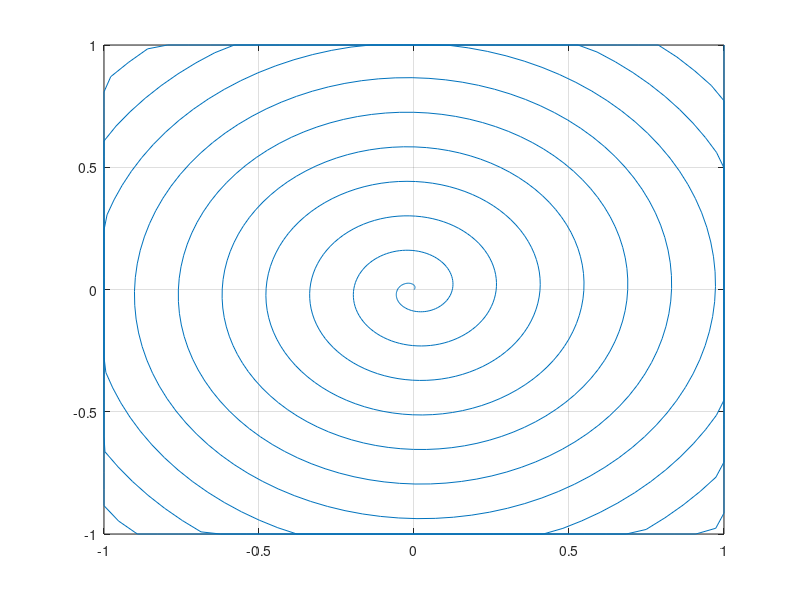
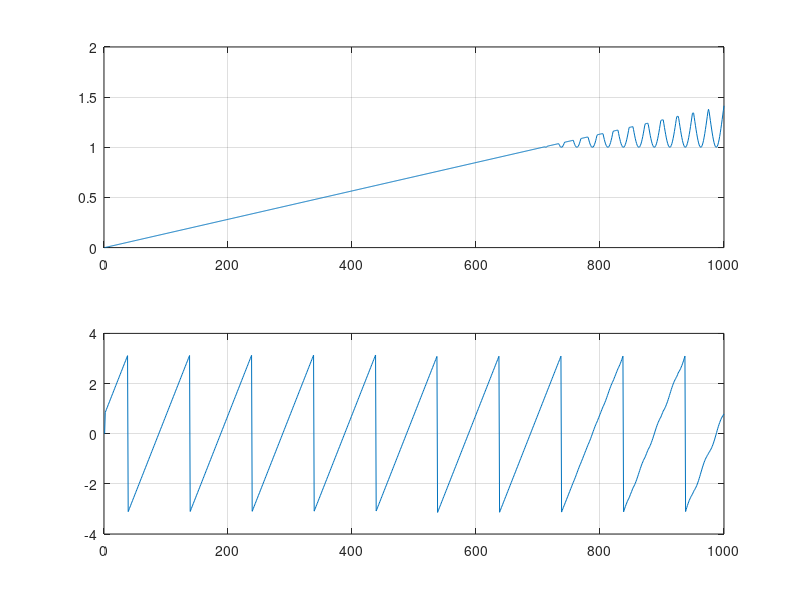

Reproduce these figures in MATLAB, in order.
function test_complex_polar_reference()

    % Make a box flattened spriral of (re,im) values to exercise the
    % Q1.31 complex numbers range
    q31_scale = 2^31;
    num_points = 1000;
    magnitude0 = linspace(0, sqrt(2), num_points);
    angle0 = pi/4 + linspace(0, 10*2*pi, num_points);
    re = max(min(magnitude0 .* cos(angle0), 1), -1);
    im = max(min(magnitude0 .* sin(angle0), 1), -1);
    ref_re = int32(re * q31_scale);
    ref_im = int32(im * q31_scale);
    re = double(ref_re)/q31_scale;
    im =  double(ref_im)/q31_scale;
    figure(1)
    plot(re, im)
    grid on

    % In polar format magnitude is Q2.30 and angle Q3.29
    q29_scale = 2^29;
    q30_scale = 2^30;
    magnitude = sqrt(re.^2 + im.^2);
    phase = angle(complex(re, im));
    ref_magnitude = int32(magnitude * q30_scale);
    ref_angle = int32(phase * q29_scale);
    magnitude = double(ref_magnitude)/q30_scale;
    phase = double(ref_angle)/q29_scale;

    figure(2)
    subplot(2,1,1);
    plot(magnitude);
    grid on
    subplot(2,1,2);
    plot(phase);
    grid on

    fh = export_headerfile('test_complex_polar_tables.h');
    dn = 'TEST_COMPLEX_POLAR_NUM_POINTS';
    vl = 6;
    export_define(fh, dn, num_points);
    export_array(fh, 'test_real_values', dn, vl, ref_re);
    export_array(fh, 'test_imag_values', dn, vl, ref_im);
    export_array(fh, 'test_magnitude_values', dn, vl, ref_magnitude);
    export_array(fh, 'test_angle_values', dn, vl, ref_angle);
    fclose(fh);

end

function fh = export_headerfile(headerfn)
    fh = fopen(headerfn, 'w');
    fprintf(fh, '/* SPDX-License-Identifier: BSD-3-Clause\n');
    fprintf(fh, ' *\n');
    fprintf(fh, ' * Copyright(c) %s Intel Corporation.\n', ...
	    datestr(now, 'yyyy'));
    fprintf(fh, ' */\n\n');
end

function export_define(fh, dn, val)
    fprintf(fh, '#define %s %d\n', dn, val);
end

function export_array(fh, vn, size_str, vl, data)
    fprintf(fh, '\n');
    fprintf(fh, 'static const int32_t %s[%s] = {\n', vn, size_str);

    n = length(data)
    k = 0;
    for i = 1:vl:n
        fprintf(fh, '\t');
        for j = 1:min(vl, n-k)
            k = k + 1;
	    fprintf(fh, '%12d,', data(k));
        end
        fprintf(fh, '\n');
    end

    k

    fprintf(fh, '};\n');
end
